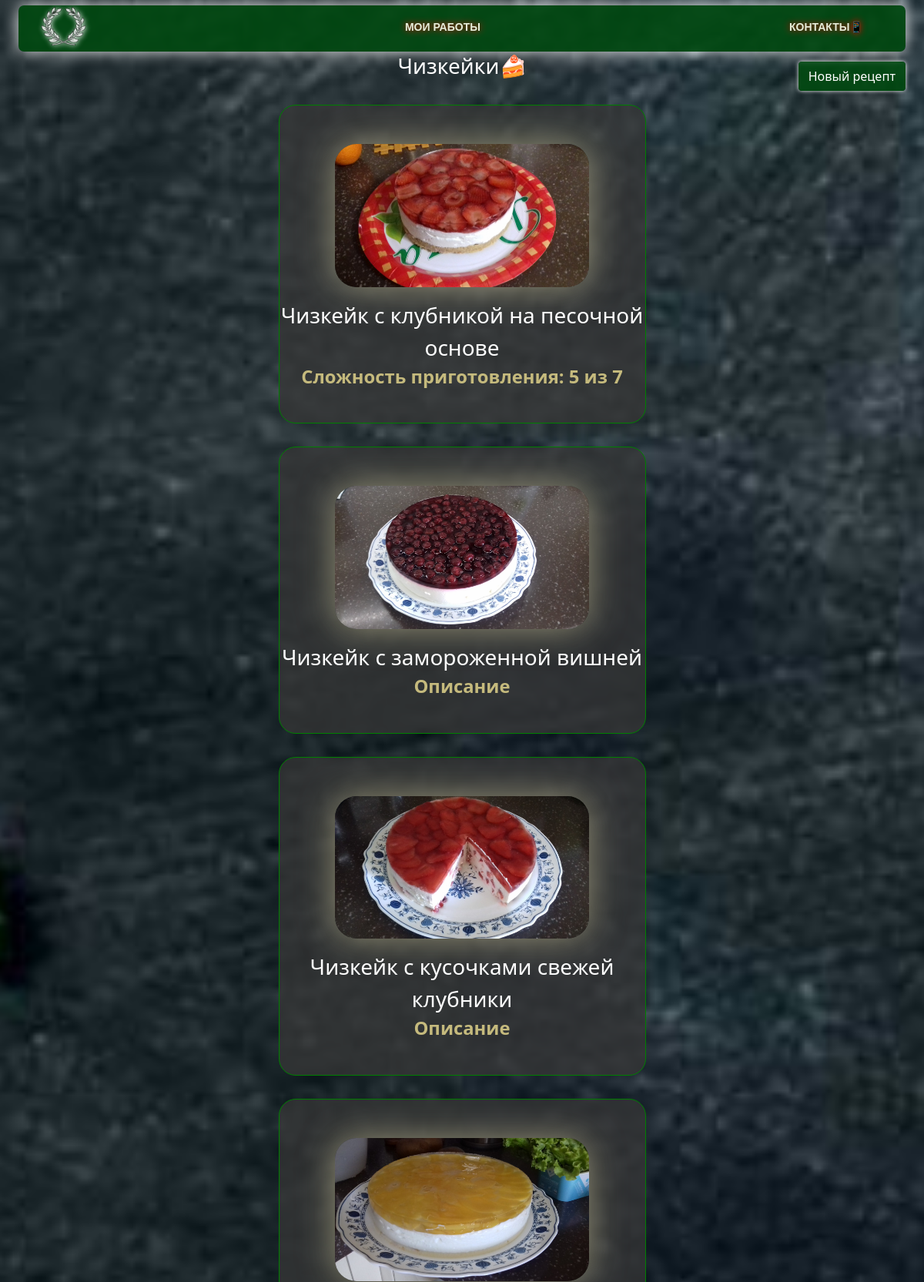
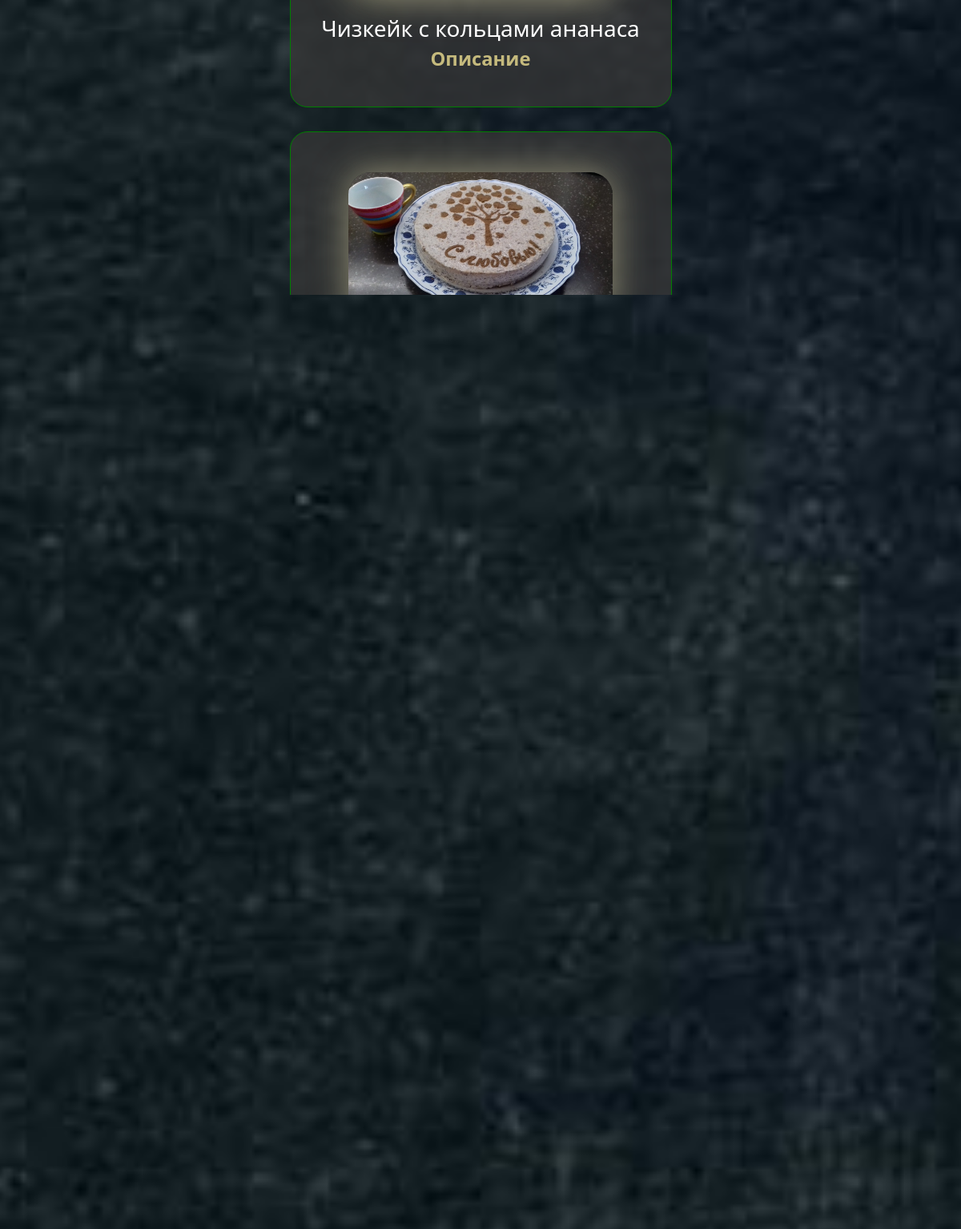
Screenshot of /categor/3/ (upper part) with the database file from the repository (2 pictures, top to bottom).
### gluten/models.py (models this page shows, shortened)
class Recept(models.Model):
    name = models.CharField(default='',max_length=200)
    types = models.ForeignKey(Categor,default=0,on_delete=models.CASCADE)
    comp = jsonfield.JSONField(default='')
    description = models.CharField(default='',max_length=200)
    pub_date = models.DateTimeField(default=now,blank=True)
    likes = models.IntegerField(default=0)
    img = models.ImageField(upload_to ='uploads/', default='none.png')

class Categor(models.Model):
    title = models.CharField(default='Test',max_length=200)
    def __str__(self):
        return self.title

### gluten/views.py (the view)
# urls.py: path('categor/<int:categor_id>/', views.detail, name='detail'),
def detail(request, categor_id):
    try:
        recepts = Recept.objects.filter(types=categor_id)
    except Recept.DoesNotExist:
        raise Http404("Question does not exist")
    return render(request, 'recepts.html', {'recepts': recepts})

### templates/recepts.html (shortened to what this page needs)
{% extends 'base.html' %}
{% block content %}
<center>
    <div class="text">{{ recepts.0.types }}</div>
</center>
<div class="text">
    <center>
        {% for recept in recepts %}
            <div id="rec">
                <a href="/recept/{{ recept.id }}/">
                    <div id="rec_content">
                            <img src="/media/{{ recept.img }}" class="amg">
                            {{ recept.name }}
                            <p id="description">{{ recept.description }}</p>
                        <br>
                    </div>
                </a>
            </div>
        {% endfor %}
</center>
</div>
{% endblock %}

### static/css/style.css (style rules this page uses)
.div { background-image: url(../Background_image.jpg); background-position: center center; background-repeat: no-repeat; background-attachment: fixed; background-size: cover; background-color: #000000; color: #fff; }
.amg { min-width: 330px; alt: inherit; box-shadow: 0 0 45px rgba(238, 228, 176, 0.54); margin: 0 auto; margin-bottom: 15px; margin-top: 40px; display: block; border-radius: 28px; width: 52%; height: 40%; object-fit: cover; }
.text { color:white; font-size:175%; width: 75%; margin: 0 auto; }
div#block div.text a { color: white; text-decoration: none; }
div#block div.text div#rec { background-color: rgba(55, 55, 55, 0.75); border-radius: 22px; margin-top: 30px; width: 53%; border: 1px solid green; }
div#block div.text div#rec div#rec_content { padding-top: 10px; border-radius: 7px; margin: 0 auto;; }
div#block div.text a p#description { color: rgb(197, 186, 125); font-weight: 900; margin: 0; font-size: 85%; text-shadow: silver; }
* { box-sizing: border-box; }

### rows the page displays
Recept: types.title "Чизкейки🍰", img (picture), name "Чизкейк с клубникой на песочной основе", description "Сложность приготовления: 5 из 7"
Recept: img (picture), name "Чизкейк с замороженной вишней", description "Описание"
Recept: img (picture), name "Чизкейк с кусочками свежей клубники", description "Описание"
Recept: img (picture), name "Чизкейк с кольцами ананаса", description "Описание"
Recept: img (picture), name "Чизкейк с шоколадной крошкой", description "Описание"
Recept: img (picture), name "Чизкейк с курагой", description "Описание"
Recept: img (picture), name "Чизкейк с грецким орехом и консервированными персиками", description "Описание"
